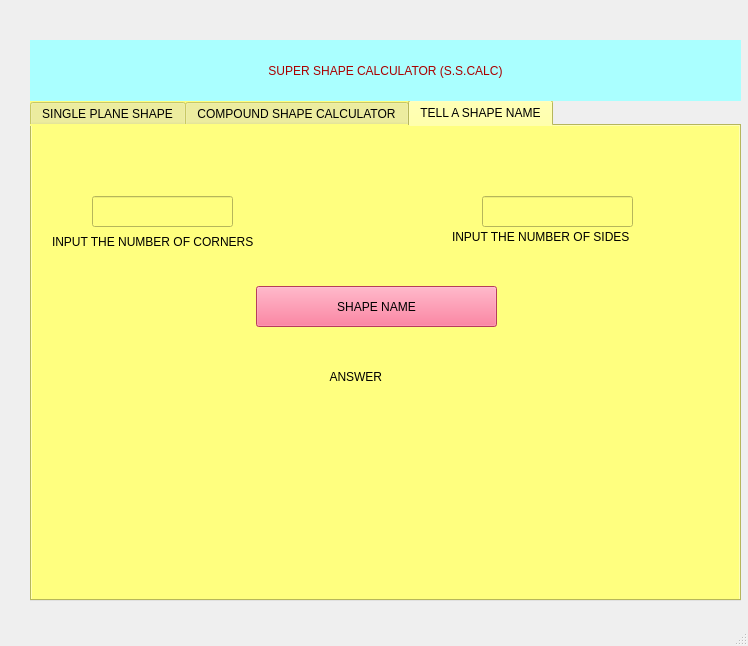
<?xml version="1.0" encoding="UTF-8"?>
<ui version="4.0">
 <class>MainWindow</class>
 <widget class="QMainWindow" name="MainWindow">
  <property name="geometry">
   <rect>
    <x>0</x>
    <y>0</y>
    <width>748</width>
    <height>646</height>
   </rect>
  </property>
  <property name="windowTitle">
   <string>MainWindow</string>
  </property>
  <widget class="QWidget" name="centralwidget">
   <widget class="QTabWidget" name="tabWidget">
    <property name="geometry">
     <rect>
      <x>30</x>
      <y>100</y>
      <width>711</width>
      <height>501</height>
     </rect>
    </property>
    <property name="styleSheet">
     <string notr="true">
background-color: rgb(255, 255, 127);
font: 10pt &quot;Terminal&quot;;
</string>
    </property>
    <property name="currentIndex">
     <number>2</number>
    </property>
    <widget class="QWidget" name="tab">
     <attribute name="title">
      <string>SINGLE PLANE SHAPE</string>
     </attribute>
     <widget class="QRadioButton" name="circlebutton">
      <property name="geometry">
       <rect>
        <x>10</x>
        <y>30</y>
        <width>121</width>
        <height>31</height>
       </rect>
      </property>
      <property name="styleSheet">
       <string notr="true">color: rgb(170, 85, 127);
</string>
      </property>
      <property name="text">
       <string>CIRCLE</string>
      </property>
     </widget>
     <widget class="QRadioButton" name="rectbutton1">
      <property name="geometry">
       <rect>
        <x>10</x>
        <y>110</y>
        <width>121</width>
        <height>31</height>
       </rect>
      </property>
      <property name="styleSheet">
       <string notr="true">
color: rgb(127, 127, 0);</string>
      </property>
      <property name="text">
       <string>RECTANGLE</string>
      </property>
     </widget>
     <widget class="QRadioButton" name="square1">
      <property name="geometry">
       <rect>
        <x>10</x>
        <y>190</y>
        <width>121</width>
        <height>21</height>
       </rect>
      </property>
      <property name="styleSheet">
       <string notr="true">color: rgb(85, 85, 127);</string>
      </property>
      <property name="text">
       <string>SQUARE</string>
      </property>
     </widget>
     <widget class="QRadioButton" name="triangle1">
      <property name="geometry">
       <rect>
        <x>10</x>
        <y>260</y>
        <width>131</width>
        <height>31</height>
       </rect>
      </property>
      <property name="styleSheet">
       <string notr="true">color: rgb(170, 85, 0);</string>
      </property>
      <property name="text">
       <string>TRIANGLE</string>
      </property>
     </widget>
     <widget class="QLabel" name="radius1">
      <property name="geometry">
       <rect>
        <x>120</x>
        <y>60</y>
        <width>47</width>
        <height>20</height>
       </rect>
      </property>
      <property name="text">
       <string>radius</string>
      </property>
     </widget>
     <widget class="QLabel" name="rlen1">
      <property name="geometry">
       <rect>
        <x>120</x>
        <y>150</y>
        <width>47</width>
        <height>13</height>
       </rect>
      </property>
      <property name="text">
       <string>length</string>
      </property>
     </widget>
     <widget class="QLabel" name="rbre1">
      <property name="geometry">
       <rect>
        <x>250</x>
        <y>150</y>
        <width>61</width>
        <height>16</height>
       </rect>
      </property>
      <property name="text">
       <string>breadth</string>
      </property>
     </widget>
     <widget class="QLabel" name="slen1">
      <property name="geometry">
       <rect>
        <x>120</x>
        <y>230</y>
        <width>47</width>
        <height>13</height>
       </rect>
      </property>
      <property name="text">
       <string>length</string>
      </property>
     </widget>
     <widget class="QLabel" name="sbre1">
      <property name="geometry">
       <rect>
        <x>250</x>
        <y>230</y>
        <width>61</width>
        <height>16</height>
       </rect>
      </property>
      <property name="text">
       <string>breadth</string>
      </property>
     </widget>
     <widget class="QLabel" name="height1">
      <property name="geometry">
       <rect>
        <x>120</x>
        <y>310</y>
        <width>61</width>
        <height>16</height>
       </rect>
      </property>
      <property name="text">
       <string>heigth</string>
      </property>
     </widget>
     <widget class="QLabel" name="base1">
      <property name="geometry">
       <rect>
        <x>250</x>
        <y>310</y>
        <width>61</width>
        <height>16</height>
       </rect>
      </property>
      <property name="text">
       <string>base</string>
      </property>
     </widget>
     <widget class="QLineEdit" name="r">
      <property name="geometry">
       <rect>
        <x>120</x>
        <y>40</y>
        <width>113</width>
        <height>20</height>
       </rect>
      </property>
     </widget>
     <widget class="QLineEdit" name="l1">
      <property name="geometry">
       <rect>
        <x>120</x>
        <y>120</y>
        <width>113</width>
        <height>20</height>
       </rect>
      </property>
     </widget>
     <widget class="QLineEdit" name="b1">
      <property name="geometry">
       <rect>
        <x>250</x>
        <y>120</y>
        <width>113</width>
        <height>20</height>
       </rect>
      </property>
     </widget>
     <widget class="QLineEdit" name="l2">
      <property name="geometry">
       <rect>
        <x>120</x>
        <y>190</y>
        <width>113</width>
        <height>20</height>
       </rect>
      </property>
     </widget>
     <widget class="QLineEdit" name="h">
      <property name="geometry">
       <rect>
        <x>120</x>
        <y>270</y>
        <width>113</width>
        <height>20</height>
       </rect>
      </property>
     </widget>
     <widget class="QLineEdit" name="ba">
      <property name="geometry">
       <rect>
        <x>250</x>
        <y>270</y>
        <width>113</width>
        <height>20</height>
       </rect>
      </property>
     </widget>
     <widget class="QLineEdit" name="b2">
      <property name="geometry">
       <rect>
        <x>250</x>
        <y>190</y>
        <width>113</width>
        <height>20</height>
       </rect>
      </property>
     </widget>
     <widget class="QPushButton" name="area1">
      <property name="geometry">
       <rect>
        <x>504</x>
        <y>40</y>
        <width>111</width>
        <height>23</height>
       </rect>
      </property>
      <property name="styleSheet">
       <string notr="true">background-color: rgb(255, 170, 0);</string>
      </property>
      <property name="text">
       <string>AREA</string>
      </property>
     </widget>
     <widget class="QPushButton" name="centroid1">
      <property name="geometry">
       <rect>
        <x>504</x>
        <y>90</y>
        <width>111</width>
        <height>23</height>
       </rect>
      </property>
      <property name="styleSheet">
       <string notr="true">background-color: rgb(85, 255, 127);</string>
      </property>
      <property name="text">
       <string>CENTROID</string>
      </property>
     </widget>
     <widget class="QLabel" name="answer1">
      <property name="geometry">
       <rect>
        <x>120</x>
        <y>410</y>
        <width>491</width>
        <height>41</height>
       </rect>
      </property>
      <property name="styleSheet">
       <string notr="true">font: 28pt &quot;MS Shell Dlg 2&quot;;</string>
      </property>
      <property name="text">
       <string>RESULT TEXT</string>
      </property>
      <property name="alignment">
       <set>Qt::AlignCenter</set>
      </property>
     </widget>
     <widget class="QLabel" name="resultit1">
      <property name="geometry">
       <rect>
        <x>330</x>
        <y>360</y>
        <width>81</width>
        <height>31</height>
       </rect>
      </property>
      <property name="text">
       <string>RESULT</string>
      </property>
     </widget>
     <widget class="QPushButton" name="clearall1">
      <property name="geometry">
       <rect>
        <x>510</x>
        <y>140</y>
        <width>101</width>
        <height>21</height>
       </rect>
      </property>
      <property name="styleSheet">
       <string notr="true">background-color: rgb(255, 0, 0);</string>
      </property>
      <property name="text">
       <string>CLEAR ALL</string>
      </property>
     </widget>
    </widget>
    <widget class="QWidget" name="tab_2">
     <attribute name="title">
      <string>COMPOUND SHAPE CALCULATOR</string>
     </attribute>
     <widget class="QCheckBox" name="circlebox">
      <property name="geometry">
       <rect>
        <x>10</x>
        <y>40</y>
        <width>101</width>
        <height>17</height>
       </rect>
      </property>
      <property name="text">
       <string>CIRCLE </string>
      </property>
     </widget>
     <widget class="QCheckBox" name="rectanglebox1">
      <property name="geometry">
       <rect>
        <x>10</x>
        <y>120</y>
        <width>91</width>
        <height>17</height>
       </rect>
      </property>
      <property name="text">
       <string>RECTANGLE</string>
      </property>
     </widget>
     <widget class="QCheckBox" name="squarebox">
      <property name="geometry">
       <rect>
        <x>10</x>
        <y>220</y>
        <width>91</width>
        <height>17</height>
       </rect>
      </property>
      <property name="text">
       <string>SQUARE</string>
      </property>
     </widget>
     <widget class="QCheckBox" name="trianglebox">
      <property name="geometry">
       <rect>
        <x>10</x>
        <y>300</y>
        <width>81</width>
        <height>17</height>
       </rect>
      </property>
      <property name="text">
       <string>TRIANGLE</string>
      </property>
     </widget>
     <widget class="QPushButton" name="area2">
      <property name="geometry">
       <rect>
        <x>540</x>
        <y>60</y>
        <width>91</width>
        <height>23</height>
       </rect>
      </property>
      <property name="styleSheet">
       <string notr="true">background-color: rgb(255, 170, 0);</string>
      </property>
      <property name="text">
       <string>AREA</string>
      </property>
     </widget>
     <widget class="QPushButton" name="centroid2">
      <property name="geometry">
       <rect>
        <x>540</x>
        <y>110</y>
        <width>91</width>
        <height>23</height>
       </rect>
      </property>
      <property name="styleSheet">
       <string notr="true">background-color: rgb(85, 255, 127);</string>
      </property>
      <property name="text">
       <string>CENTROID</string>
      </property>
     </widget>
     <widget class="QPushButton" name="clearall2">
      <property name="geometry">
       <rect>
        <x>540</x>
        <y>210</y>
        <width>91</width>
        <height>23</height>
       </rect>
      </property>
      <property name="styleSheet">
       <string notr="true">background-color: rgb(255, 0, 0);</string>
      </property>
      <property name="text">
       <string>CLEAR ALL</string>
      </property>
     </widget>
     <widget class="QLineEdit" name="rc1">
      <property name="geometry">
       <rect>
        <x>120</x>
        <y>60</y>
        <width>113</width>
        <height>20</height>
       </rect>
      </property>
     </widget>
     <widget class="QLineEdit" name="lc1">
      <property name="geometry">
       <rect>
        <x>120</x>
        <y>160</y>
        <width>113</width>
        <height>20</height>
       </rect>
      </property>
     </widget>
     <widget class="QLineEdit" name="bc1">
      <property name="geometry">
       <rect>
        <x>250</x>
        <y>160</y>
        <width>113</width>
        <height>20</height>
       </rect>
      </property>
     </widget>
     <widget class="QLineEdit" name="lc2">
      <property name="geometry">
       <rect>
        <x>120</x>
        <y>240</y>
        <width>113</width>
        <height>20</height>
       </rect>
      </property>
     </widget>
     <widget class="QLineEdit" name="bc2">
      <property name="geometry">
       <rect>
        <x>250</x>
        <y>240</y>
        <width>113</width>
        <height>20</height>
       </rect>
      </property>
     </widget>
     <widget class="QLineEdit" name="ba2">
      <property name="geometry">
       <rect>
        <x>120</x>
        <y>320</y>
        <width>113</width>
        <height>20</height>
       </rect>
      </property>
     </widget>
     <widget class="QLineEdit" name="h2">
      <property name="geometry">
       <rect>
        <x>250</x>
        <y>320</y>
        <width>113</width>
        <height>20</height>
       </rect>
      </property>
     </widget>
     <widget class="QLabel" name="radius1_2">
      <property name="geometry">
       <rect>
        <x>140</x>
        <y>90</y>
        <width>91</width>
        <height>20</height>
       </rect>
      </property>
      <property name="text">
       <string>radius</string>
      </property>
     </widget>
     <widget class="QLabel" name="rlen2">
      <property name="geometry">
       <rect>
        <x>136</x>
        <y>190</y>
        <width>71</width>
        <height>20</height>
       </rect>
      </property>
      <property name="text">
       <string>length</string>
      </property>
     </widget>
     <widget class="QLabel" name="rbre1_2">
      <property name="geometry">
       <rect>
        <x>266</x>
        <y>190</y>
        <width>71</width>
        <height>20</height>
       </rect>
      </property>
      <property name="text">
       <string>breadth</string>
      </property>
     </widget>
     <widget class="QLabel" name="slen2">
      <property name="geometry">
       <rect>
        <x>136</x>
        <y>270</y>
        <width>71</width>
        <height>20</height>
       </rect>
      </property>
      <property name="text">
       <string>length</string>
      </property>
     </widget>
     <widget class="QLabel" name="sbre">
      <property name="geometry">
       <rect>
        <x>266</x>
        <y>270</y>
        <width>71</width>
        <height>20</height>
       </rect>
      </property>
      <property name="text">
       <string>breadth</string>
      </property>
     </widget>
     <widget class="QLabel" name="base">
      <property name="geometry">
       <rect>
        <x>136</x>
        <y>350</y>
        <width>71</width>
        <height>20</height>
       </rect>
      </property>
      <property name="text">
       <string>base</string>
      </property>
     </widget>
     <widget class="QLabel" name="height">
      <property name="geometry">
       <rect>
        <x>266</x>
        <y>350</y>
        <width>71</width>
        <height>20</height>
       </rect>
      </property>
      <property name="text">
       <string>heigth</string>
      </property>
     </widget>
     <widget class="QLabel" name="answer25">
      <property name="geometry">
       <rect>
        <x>90</x>
        <y>420</y>
        <width>101</width>
        <height>31</height>
       </rect>
      </property>
      <property name="text">
       <string>Answer:</string>
      </property>
     </widget>
     <widget class="QLabel" name="answer2">
      <property name="geometry">
       <rect>
        <x>250</x>
        <y>420</y>
        <width>351</width>
        <height>31</height>
       </rect>
      </property>
      <property name="styleSheet">
       <string notr="true">font: 26pt &quot;MS Shell Dlg 2&quot;;</string>
      </property>
      <property name="text">
       <string/>
      </property>
     </widget>
    </widget>
    <widget class="QWidget" name="tab_3">
     <attribute name="title">
      <string>TELL A SHAPE NAME</string>
     </attribute>
     <widget class="QLabel" name="label_20">
      <property name="geometry">
       <rect>
        <x>20</x>
        <y>100</y>
        <width>221</width>
        <height>31</height>
       </rect>
      </property>
      <property name="text">
       <string>INPUT THE NUMBER OF CORNERS</string>
      </property>
     </widget>
     <widget class="QLabel" name="label_21">
      <property name="geometry">
       <rect>
        <x>420</x>
        <y>100</y>
        <width>211</width>
        <height>21</height>
       </rect>
      </property>
      <property name="text">
       <string>INPUT THE NUMBER OF SIDES</string>
      </property>
     </widget>
     <widget class="QLineEdit" name="coner">
      <property name="geometry">
       <rect>
        <x>60</x>
        <y>70</y>
        <width>141</width>
        <height>31</height>
       </rect>
      </property>
     </widget>
     <widget class="QLineEdit" name="side">
      <property name="geometry">
       <rect>
        <x>450</x>
        <y>70</y>
        <width>151</width>
        <height>31</height>
       </rect>
      </property>
     </widget>
     <widget class="QLabel" name="answer3">
      <property name="geometry">
       <rect>
        <x>200</x>
        <y>230</y>
        <width>251</width>
        <height>41</height>
       </rect>
      </property>
      <property name="styleSheet">
       <string notr="true">font: 75 28pt &quot;MS Shell Dlg 2&quot;;</string>
      </property>
      <property name="text">
       <string>ANSWER </string>
      </property>
      <property name="alignment">
       <set>Qt::AlignCenter</set>
      </property>
     </widget>
     <widget class="QLabel" name="label_23">
      <property name="geometry">
       <rect>
        <x>100</x>
        <y>270</y>
        <width>451</width>
        <height>20</height>
       </rect>
      </property>
      <property name="text">
       <string/>
      </property>
     </widget>
     <widget class="QPushButton" name="shapename">
      <property name="geometry">
       <rect>
        <x>224</x>
        <y>160</y>
        <width>241</width>
        <height>41</height>
       </rect>
      </property>
      <property name="styleSheet">
       <string notr="true">background-color: rgb(255, 85, 127);</string>
      </property>
      <property name="text">
       <string>SHAPE NAME</string>
      </property>
     </widget>
    </widget>
   </widget>
   <widget class="QLabel" name="label">
    <property name="geometry">
     <rect>
      <x>30</x>
      <y>40</y>
      <width>711</width>
      <height>61</height>
     </rect>
    </property>
    <property name="styleSheet">
     <string notr="true">color: rgb(170, 0, 0);
font: 75 italic 14pt &quot;Sitka Text&quot;;
background-color: rgb(170, 255, 255);</string>
    </property>
    <property name="text">
     <string>SUPER SHAPE CALCULATOR (S.S.CALC)</string>
    </property>
    <property name="alignment">
     <set>Qt::AlignCenter</set>
    </property>
   </widget>
  </widget>
  <widget class="QMenuBar" name="menubar">
   <property name="geometry">
    <rect>
     <x>0</x>
     <y>0</y>
     <width>748</width>
     <height>21</height>
    </rect>
   </property>
  </widget>
  <widget class="QStatusBar" name="statusbar"/>
 </widget>
 <resources/>
 <connections/>
</ui>
